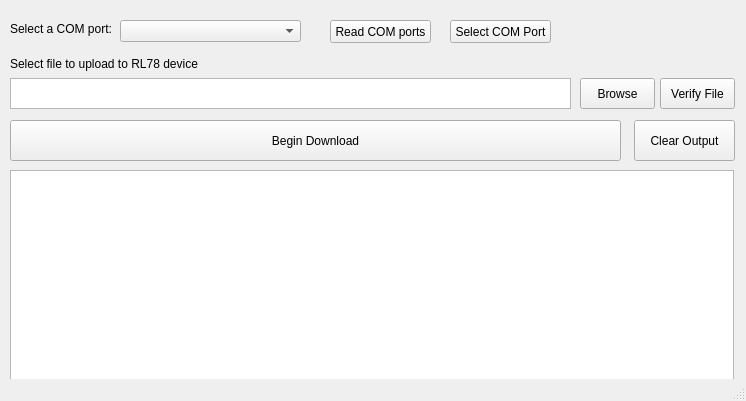
<?xml version="1.0" encoding="UTF-8"?>
<ui version="4.0">
 <class>MainWindow</class>
 <widget class="QMainWindow" name="MainWindow">
  <property name="geometry">
   <rect>
    <x>0</x>
    <y>0</y>
    <width>746</width>
    <height>401</height>
   </rect>
  </property>
  <property name="windowTitle">
   <string>MainWindow</string>
  </property>
  <widget class="QWidget" name="centralwidget">
   <widget class="QLabel" name="label">
    <property name="geometry">
     <rect>
      <x>10</x>
      <y>48</y>
      <width>251</width>
      <height>31</height>
     </rect>
    </property>
    <property name="text">
     <string>Select file to upload to RL78 device</string>
    </property>
   </widget>
   <widget class="QPlainTextEdit" name="plainTextEdit">
    <property name="geometry">
     <rect>
      <x>10</x>
      <y>78</y>
      <width>561</width>
      <height>31</height>
     </rect>
    </property>
    <property name="verticalScrollBarPolicy">
     <enum>Qt::ScrollBarAlwaysOff</enum>
    </property>
    <property name="horizontalScrollBarPolicy">
     <enum>Qt::ScrollBarAlwaysOff</enum>
    </property>
    <property name="sizeAdjustPolicy">
     <enum>QAbstractScrollArea::AdjustIgnored</enum>
    </property>
    <property name="lineWrapMode">
     <enum>QPlainTextEdit::NoWrap</enum>
    </property>
   </widget>
   <widget class="QPushButton" name="browseButton">
    <property name="geometry">
     <rect>
      <x>580</x>
      <y>78</y>
      <width>75</width>
      <height>31</height>
     </rect>
    </property>
    <property name="text">
     <string>Browse</string>
    </property>
   </widget>
   <widget class="QPushButton" name="parseButton">
    <property name="geometry">
     <rect>
      <x>660</x>
      <y>78</y>
      <width>75</width>
      <height>31</height>
     </rect>
    </property>
    <property name="text">
     <string>Verify File</string>
    </property>
   </widget>
   <widget class="QPushButton" name="clearButton">
    <property name="geometry">
     <rect>
      <x>634</x>
      <y>120</y>
      <width>101</width>
      <height>41</height>
     </rect>
    </property>
    <property name="text">
     <string>Clear Output</string>
    </property>
   </widget>
   <widget class="QPushButton" name="downloadButton">
    <property name="geometry">
     <rect>
      <x>10</x>
      <y>120</y>
      <width>611</width>
      <height>41</height>
     </rect>
    </property>
    <property name="text">
     <string>Begin Download</string>
    </property>
   </widget>
   <widget class="QLabel" name="label_2">
    <property name="geometry">
     <rect>
      <x>10</x>
      <y>19</y>
      <width>101</width>
      <height>20</height>
     </rect>
    </property>
    <property name="text">
     <string>Select a COM port:</string>
    </property>
   </widget>
   <widget class="QComboBox" name="comPortBox">
    <property name="geometry">
     <rect>
      <x>120</x>
      <y>20</y>
      <width>181</width>
      <height>22</height>
     </rect>
    </property>
   </widget>
   <widget class="QPushButton" name="pushButton">
    <property name="geometry">
     <rect>
      <x>330</x>
      <y>20</y>
      <width>101</width>
      <height>23</height>
     </rect>
    </property>
    <property name="text">
     <string>Read COM ports</string>
    </property>
   </widget>
   <widget class="QTextBrowser" name="outputText">
    <property name="geometry">
     <rect>
      <x>10</x>
      <y>170</y>
      <width>724</width>
      <height>211</height>
     </rect>
    </property>
   </widget>
   <widget class="QPushButton" name="selectComButton">
    <property name="geometry">
     <rect>
      <x>450</x>
      <y>20</y>
      <width>101</width>
      <height>23</height>
     </rect>
    </property>
    <property name="text">
     <string>Select COM Port</string>
    </property>
   </widget>
  </widget>
  <widget class="QStatusBar" name="statusbar"/>
 </widget>
 <resources/>
 <connections/>
</ui>
